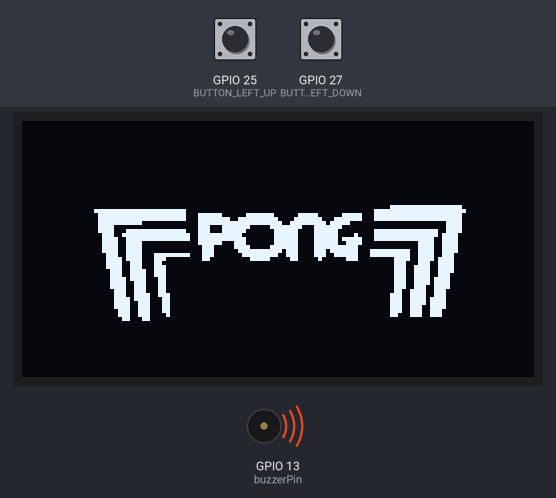
Simulated run of this sketch. Board: ESP32. Parts: 128×64 one-colour display, buzzer (waves = sounding). The inputs (shaded band) are chosen by the test bench; at power-on: GPIO 25 (BUTTON_LEFT_UP) HIGH, GPIO 27 (BUTTON_LEFT_DOWN) HIGH.

Above: at 33.2 s.
Timing chart, 0 to 130.0 s (numbered marks = the images above):
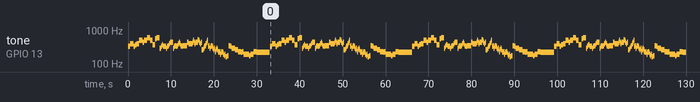

Measured:
- by itself, tone on GPIO 13 (buzzerPin): plays 330 Hz for 0.53 s, 392 Hz for 0.79 s, 330 Hz for 0.35 s, 370 Hz for 0.35 s, 392 Hz for 0.62 s, 494 Hz for 0.71 s … (356 notes in this stretch)

The sketch:

Pong_ESP32_Sprites.ino
```cpp
#include <Wire.h>
#include <U8g2lib.h>

#include "startScreen.h"

// Initialize U8g2 for SH1106 display with I2C communication
U8G2_SH1106_128X64_NONAME_F_HW_I2C u8g2(U8G2_R0, /* reset=*/ U8X8_PIN_NONE);

// Define pin numbers for buttons
#define BUTTON_LEFT_UP 25
#define BUTTON_LEFT_DOWN 27
#define JOYSTICK_RIGHT 15
#define SCREEN_WIDTH 128
#define SCREEN_HEIGHT 64
const int buzzerPin = 13;


// Game variables
int paddleLeftY = 24;         // Initial paddle position (tuned for 64px height)
int paddleRightY = 24;         // Initial paddle position (tuned for 64px height)
int paddleHeight = 16;    // Paddle height
int ballX = 64, ballY = 32;     // Ball starting position
int ballSpeedX = 2, ballSpeedY = 2; // Ball speed
int joyStickY = 500; // Joystick direction

int score = 0;
bool startScreen = true;

void setup() {
  Serial.begin(9600);

  // Initialize buttons
  pinMode(BUTTON_LEFT_UP, INPUT_PULLUP);
  pinMode(BUTTON_LEFT_DOWN, INPUT_PULLUP);

  // Initialize the display
  u8g2.begin();
}

void loop() {
  song(buzzerPin);

  if(startScreen) {
    // Show startscreen
    showStartScreen();
  } else {
    // Play game iteration
    gameIteration();
  }


}

void showStartScreen() {

  // Check to see if game should be started in next iteration
  if(!digitalRead(BUTTON_LEFT_UP)){
    startScreen = false;
  }

  if(!digitalRead(BUTTON_LEFT_DOWN)){
    startScreen = false;
  }

  // Clear the display buffer
  u8g2.clearBuffer();

  // Draw startScreenSprite
  u8g2.drawXBMP(0, 0, img_pong_logo_width, img_pong_logo_height, img_pong_logo);

  // Send buffer to display
  u8g2.sendBuffer();

  // Delay for frame rate control
  delay(20);

}

void gameIteration() {
  // Read button states
  if (digitalRead(BUTTON_LEFT_UP) == LOW && paddleLeftY > 0) {
    paddleLeftY -= 3;
  }
  if (digitalRead(BUTTON_LEFT_DOWN) == LOW && paddleLeftY < (64 - paddleHeight)) {
    paddleLeftY += 3;
  }
  joyStickY = analogRead(JOYSTICK_RIGHT);
  Serial.println(joyStickY);
  if (joyStickY <= 2000 && paddleRightY > 0) {
    paddleRightY -= 3;
  }
  if (joyStickY >= 2500 && paddleRightY < (64 - paddleHeight)) {
    paddleRightY += 3;
  }

  // Update ball position
  ballX += ballSpeedX;
  ballY += ballSpeedY;

  // Ball collision with top and bottom edges
  if (ballY <= 0 || ballY >= 63) {
    ballSpeedY = -ballSpeedY;
    playBleep();
  }

  // Ball collision with paddle
  if (ballX <= 4 && ballY >= paddleLeftY && ballY <= paddleLeftY + paddleHeight) {
    ballSpeedX = -ballSpeedX;
    playBleep();
    score++;
  } else if (ballX >= 119 && ballY >= paddleRightY && ballY <= paddleRightY + paddleHeight) {
    ballSpeedX = -ballSpeedX;
    playBleep();
    score++;
  }

  // Reset ball position if it goes out of bounds
  if (ballX < 0 || ballX > 127) {
    ballX = 64;
    ballY = 32;
    ballSpeedX = -ballSpeedX;
    score = 0;
    startScreen = true;
    playGameOver();
  }

  // Clear the display buffer
  u8g2.clearBuffer();

  // Draw paddle
  u8g2.drawBox(0, paddleLeftY, 4, paddleHeight);
  u8g2.drawBox(119, paddleRightY, 4, paddleHeight);


  // Draw ball
  u8g2.drawBox(ballX, ballY, 3, 3);

  // Display the score
  u8g2.setFont(u8g2_font_ncenB08_tr);             // Set font
  u8g2.setCursor(40, 10);                         // Position the score
  u8g2.print("Score: ");
  u8g2.print(score);


  // Send buffer to display
  u8g2.sendBuffer();

  // Delay for frame rate control
  delay(20);
}

// Function to play a bleep sound
void playBleep() {
  tone(buzzerPin, 1000, 100); // Play a 1000 Hz tone for 100 ms
}

// Function to play a bleep sound
void playGameOver() {
  tone(buzzerPin, 1000, 100); // Play a 1000 Hz tone for 100 ms
  tone(buzzerPin, 800, 100); // Play a 1000 Hz tone for 100 ms
  tone(buzzerPin, 600, 300); // Play a 1000 Hz tone for 100 ms

}


void song(int buzzerPin){

  tone(buzzerPin, 330);
  delay(529);
  noTone(buzzerPin);

  tone(buzzerPin, 392);
  delay(794);
  noTone(buzzerPin);

  tone(buzzerPin, 330);
  delay(353);
  noTone(buzzerPin);

  tone(buzzerPin, 370);
  delay(353);
  noTone(buzzerPin);

  tone(buzzerPin, 392);
  delay(618);
  noTone(buzzerPin);

  tone(buzzerPin, 494);
  delay(706);
  noTone(buzzerPin);

  tone(buzzerPin, 440);
  delay(353);
  noTone(buzzerPin);

  tone(buzzerPin, 494);
  delay(706);
  noTone(buzzerPin);

  tone(buzzerPin, 587);
  delay(706);
  noTone(buzzerPin);

  tone(buzzerPin, 494);
  delay(606);
  noTone(buzzerPin);

  tone(buzzerPin, 370);
  delay(641);
  noTone(buzzerPin);

  tone(buzzerPin, 554);
  delay(353);
  noTone(buzzerPin);

  tone(buzzerPin, 587);
  delay(706);
  noTone(buzzerPin);

  tone(buzzerPin, 294);
  delay(265);
  noTone(buzzerPin);

  tone(buzzerPin, 330);
  delay(265);
  noTone(buzzerPin);

  tone(buzzerPin, 370);
  delay(265);
  noTone(buzzerPin);

  tone(buzzerPin, 330);
  delay(647);
  noTone(buzzerPin);

  tone(buzzerPin, 294);
  delay(235);
  noTone(buzzerPin);

  tone(buzzerPin, 330);
  delay(253);
  noTone(buzzerPin);

  tone(buzzerPin, 349);
  delay(265);
  noTone(buzzerPin);

  tone(buzzerPin, 392);
  delay(229);
  noTone(buzzerPin);

  tone(buzzerPin, 440);
  delay(706);
  noTone(buzzerPin);

  tone(buzzerPin, 294);
  delay(235);
  noTone(buzzerPin);

  tone(buzzerPin, 330);
  delay(229);
  noTone(buzzerPin);

  tone(buzzerPin, 349);
  delay(176);
  noTone(buzzerPin);

  tone(buzzerPin, 330);
  delay(235);
  noTone(buzzerPin);

  tone(buzzerPin, 349);
  delay(224);
  noTone(buzzerPin);

  tone(buzzerPin, 392);
  delay(229);
  noTone(buzzerPin);

  tone(buzzerPin, 440);
  delay(176);
  noTone(buzzerPin);

  tone(buzzerPin, 392);
  delay(218);
  noTone(buzzerPin);

  tone(buzzerPin, 349);
  delay(224);
  noTone(buzzerPin);

  tone(buzzerPin, 330);
  delay(265);
  noTone(buzzerPin);

  tone(buzzerPin, 349);
  delay(647);
  noTone(buzzerPin);

  tone(buzzerPin, 349);
  delay(353);
  noTone(buzzerPin);

  tone(buzzerPin, 440);
  delay(353);
  noTone(buzzerPin);

  tone(buzzerPin, 392);
  delay(706);
  noTone(buzzerPin);

  tone(buzzerPin, 392);
  delay(176);
  noTone(buzzerPin);

  tone(buzzerPin, 440);
  delay(176);
  noTone(buzzerPin);

  tone(buzzerPin, 494);
  delay(176);
  noTone(buzzerPin);

  tone(buzzerPin, 440);
  delay(176);
  noTone(buzzerPin);

  tone(buzzerPin, 392);
  delay(176);
  noTone(buzzerPin);

  tone(buzzerPin, 440);
  delay(353);
  noTone(buzzerPin);

  tone(buzzerPin, 440);
  delay(176);
  noTone(buzzerPin);

  tone(buzzerPin, 523);
  delay(176);
  noTone(buzzerPin);

  tone(buzzerPin, 494);
  delay(176);
  noTone(buzzerPin);

  tone(buzzerPin, 440);
  delay(176);
  noTone(buzzerPin);

  tone(buzzerPin, 392);
  delay(235);
  noTone(buzzerPin);

  tone(buzzerPin, 440);
  delay(176);
  noTone(buzzerPin);

  tone(buzzerPin, 262);
  delay(176);
  noTone(buzzerPin);

  tone(buzzerPin, 262);
  delay(235);
  noTone(buzzerPin);

  tone(buzzerPin, 294);
  delay(176);
  noTone(buzzerPin);

  tone(buzzerPin, 330);
  delay(176);
  noTone(buzzerPin);

  tone(buzzerPin, 349);
  delay(176);
  noTone(buzzerPin);

  tone(buzzerPin, 392);
  delay(176);
  noTone(buzzerPin);

  tone(buzzerPin, 440);
  delay(176);
  noTone(buzzerPin);

  tone(buzzerPin, 494);
  delay(176);
  noTone(buzzerPin);

  tone(buzzerPin, 330);
  delay(176);
  noTone(buzzerPin);

  tone(buzzerPin, 349);
  delay(212);
  noTone(buzzerPin);

  tone(buzzerPin, 294);
  delay(176);
  noTone(buzzerPin);

  tone(buzzerPin, 330);
  delay(176);
  noTone(buzzerPin);

  tone(buzzerPin, 349);
  delay(176);
  noTone(buzzerPin);

  tone(buzzerPin, 330);
  delay(176);
  noTone(buzzerPin);

  tone(buzzerPin, 294);
  delay(176);
  noTone(buzzerPin);

  tone(buzzerPin, 262);
  delay(176);
  noTone(buzzerPin);

  tone(buzzerPin, 294);
  delay(176);
  noTone(buzzerPin);

  tone(buzzerPin, 233);
  delay(176);
  noTone(buzzerPin);

  tone(buzzerPin, 262);
  delay(176);
  noTone(buzzerPin);

  tone(buzzerPin, 294);
  delay(176);
  noTone(buzzerPin);

  tone(buzzerPin, 262);
  delay(176);
  noTone(buzzerPin);

  tone(buzzerPin, 233);
  delay(176);
  noTone(buzzerPin);

  tone(buzzerPin, 220);
  delay(176);
  noTone(buzzerPin);

  tone(buzzerPin, 233);
  delay(176);
  noTone(buzzerPin);

  tone(buzzerPin, 196);
  delay(176);
  noTone(buzzerPin);

  tone(buzzerPin, 220);
  delay(176);
  noTone(buzzerPin);

  tone(buzzerPin, 233);
  delay(176);
  noTone(buzzerPin);

  tone(buzzerPin, 220);
  delay(176);
  noTone(buzzerPin);

  tone(buzzerPin, 196);
  delay(176);
  noTone(buzzerPin);

  tone(buzzerPin, 175);
  delay(176);
  noTone(buzzerPin);

  tone(buzzerPin, 196);
  delay(176);
  noTone(buzzerPin);

  tone(buzzerPin, 165);
  delay(353);
  noTone(buzzerPin);

  tone(buzzerPin, 175);
  delay(353);
  noTone(buzzerPin);

  tone(buzzerPin, 349);
  delay(353);
  noTone(buzzerPin);

  tone(buzzerPin, 330);
  delay(353);
  noTone(buzzerPin);

  tone(buzzerPin, 294);
  delay(782);
  noTone(buzzerPin);

  tone(buzzerPin, 262);
  delay(776);
  noTone(buzzerPin);

  tone(buzzerPin, 233);
  delay(706);
  noTone(buzzerPin);

  tone(buzzerPin, 220);
  delay(176);
  noTone(buzzerPin);

  tone(buzzerPin, 233);
  delay(353);
  noTone(buzzerPin);

  tone(buzzerPin, 196);
  delay(1235);
  noTone(buzzerPin);

  tone(buzzerPin, 175);
  delay(353);
  noTone(buzzerPin);

  tone(buzzerPin, 196);
  delay(706);
  noTone(buzzerPin);

  tone(buzzerPin, 233);
  delay(706);
  noTone(buzzerPin);

  tone(buzzerPin, 220);
  delay(3121);
  noTone(buzzerPin);
}
```

Source omitted: startScreen.h (data table, 6390 bytes)
